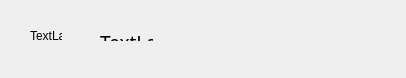
<?xml version="1.0" encoding="UTF-8"?>
<ui version="4.0">
 <class>ChatMessageImageItemSelf</class>
 <widget class="QWidget" name="ChatMessageImageItemSelf">
  <property name="geometry">
   <rect>
    <x>0</x>
    <y>0</y>
    <width>406</width>
    <height>78</height>
   </rect>
  </property>
  <property name="windowTitle">
   <string>Form</string>
  </property>
  <widget class="QLabel" name="labelHead">
   <property name="geometry">
    <rect>
     <x>30</x>
     <y>20</y>
     <width>32</width>
     <height>32</height>
    </rect>
   </property>
   <property name="minimumSize">
    <size>
     <width>32</width>
     <height>32</height>
    </size>
   </property>
   <property name="maximumSize">
    <size>
     <width>32</width>
     <height>32</height>
    </size>
   </property>
   <property name="text">
    <string>TextLabel</string>
   </property>
  </widget>
  <widget class="QWidget" name="widget" native="true">
   <property name="geometry">
    <rect>
     <x>90</x>
     <y>20</y>
     <width>72</width>
     <height>30</height>
    </rect>
   </property>
   <layout class="QGridLayout" name="gridLayout">
    <property name="leftMargin">
     <number>10</number>
    </property>
    <property name="topMargin">
     <number>9</number>
    </property>
    <property name="rightMargin">
     <number>9</number>
    </property>
    <property name="bottomMargin">
     <number>9</number>
    </property>
    <item row="0" column="0">
     <widget class="QLabel" name="labelMessage">
      <property name="minimumSize">
       <size>
        <width>0</width>
        <height>0</height>
       </size>
      </property>
      <property name="font">
       <font>
        <family>微软雅黑</family>
        <pointsize>14</pointsize>
        <kerning>true</kerning>
       </font>
      </property>
      <property name="text">
       <string>TextLabel</string>
      </property>
      <property name="alignment">
       <set>Qt::AlignLeading|Qt::AlignLeft|Qt::AlignVCenter</set>
      </property>
      <property name="wordWrap">
       <bool>true</bool>
      </property>
      <property name="textInteractionFlags">
       <set>Qt::LinksAccessibleByMouse|Qt::TextSelectableByMouse</set>
      </property>
     </widget>
    </item>
   </layout>
  </widget>
 </widget>
 <resources/>
 <connections/>
</ui>
